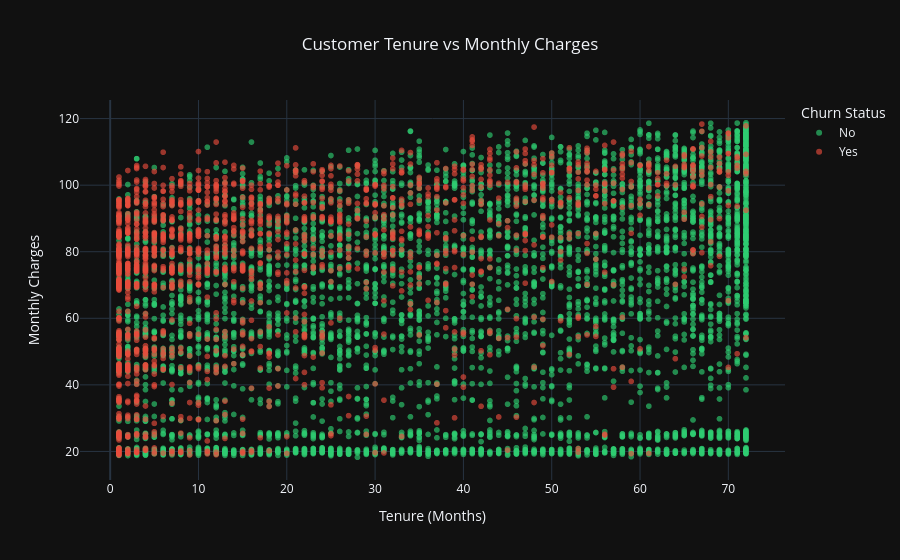

Notebook cell for this chart:
### Markdown cell above
<h3>Tenure vs. monthly charges:</h3>

### Code cell
fig = px.scatter(
    df,
    x="tenure",
    y="MonthlyCharges",
    color="Churn",
    color_discrete_map={
        "No": "#2ECC71",
        "Yes": "#E74C3C"
    },
    opacity=0.65,
    hover_data=[
        "Contract",
        "PaymentMethod",
        "InternetService",
        "TotalCharges"
    ],
    title="Customer Tenure vs Monthly Charges",
    labels={
        "tenure": "Tenure (Months)",
        "MonthlyCharges": "Monthly Charges",
        "Churn": "Customer Churn Status"
    },
    template="plotly_dark"
)

fig.update_layout(
    title_x=0.5,
    xaxis_title="Tenure (Months)",
    yaxis_title="Monthly Charges",
    legend_title_text="Churn Status"
)

fig.show()

### Figure 1 — Plotly figure (JSON) as saved in the notebook; plotly's stock layout.template omitted (floating-point values rounded to 4 significant figures; data arrays with more than 128 entries replaced by an {"elided": "..."} marker saying what was removed)
{"data": [{"customdata": {"elided": "5163x4 mixed values"}, "hovertemplate": "Customer Churn Status=No<br>Tenure (Months)=%{x}<br>Monthly Charges=%{y}<br>Contract=%{customdata[0]}<br>PaymentMethod=%{customdata[1]}<br>InternetService=%{customdata[2]}<br>TotalCharges=%{customdata[3]}<extra></extra>", "legendgroup": "No", "marker": {"color": "#2ECC71", "opacity": 0.65, "symbol": "circle"}, "mode": "markers", "name": "No", "showlegend": true, "type": "scattergl", "x": {"elided": "5163 int values"}, "xaxis": "x", "y": {"elided": "5163 float values"}, "yaxis": "y"}, {"customdata": {"elided": "1869x4 mixed values"}, "hovertemplate": "Customer Churn Status=Yes<br>Tenure (Months)=%{x}<br>Monthly Charges=%{y}<br>Contract=%{customdata[0]}<br>PaymentMethod=%{customdata[1]}<br>InternetService=%{customdata[2]}<br>TotalCharges=%{customdata[3]}<extra></extra>", "legendgroup": "Yes", "marker": {"color": "#E74C3C", "opacity": 0.65, "symbol": "circle"}, "mode": "markers", "name": "Yes", "showlegend": true, "type": "scattergl", "x": {"elided": "1869 int values"}, "xaxis": "x", "y": {"elided": "1869 float values"}, "yaxis": "y"}], "layout": {"legend": {"title": {"text": "Churn Status"}, "tracegroupgap": 0}, "title": {"text": "Customer Tenure vs Monthly Charges", "x": 0.5}, "xaxis": {"anchor": "y", "domain": [0, 1], "title": {"text": "Tenure (Months)"}}, "yaxis": {"anchor": "x", "domain": [0, 1], "title": {"text": "Monthly Charges"}}}}
